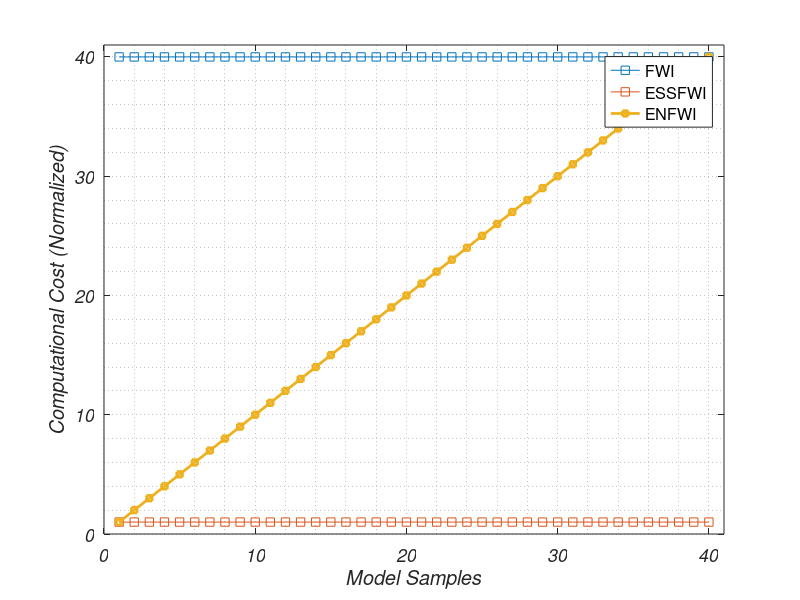

Write the MATLAB code that produced this figure.
clc;clear;close all

fwi = ones(1, 40) * 40;
essfwi = ones(1, 40);
enfwi = [1:40];
n = 40;

im2 = plot([1:n], fwi, '-s', ...
    [1:n], essfwi, '-s',  ...
    [1:n], enfwi, '-s', ...
    'MarkerSize', 4, 'Linewidth', 2);

%set(gca, 'XTick', [1:8]);
%set(gca,'xticklabel','Iterations');
axis([0 41 0 41]) 
grid minor
h_legend = legend('FWI', 'ESSFWI',  'ENFWI', 'Location', 'best');
xlabel('Model Samples');
ylabel('Computational Cost (Normalized)');
%text(3.7, 6,'DMA\_get', 'FontSize', 16, 'FontName', 'TimesNewRoman', 'FontAngle','italic')
set(gca, 'FontAngle','italic');
set(gca, 'FontSize', 13);
set(findall( 0, 'FontName', 'Helvetica' ), 'FontName', 'TimesNewRoman' )
